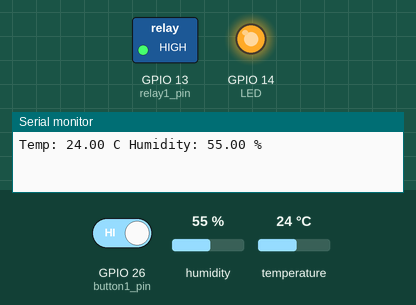
Simulated run of this sketch. Board: ESP32. Parts: switched loads named in the sketch (green lamp = pin HIGH), output pins drawn as LEDs (lit = HIGH), the last lines printed to the serial monitor. Inputs (shaded band) come from the test bench; at power-on: GPIO 26 (button1_pin) HIGH, humidity 55 %, temperature 24 °C. WiFi joins after 1.5 s; servers stay silent unless stated.

Above: at 3.0 s.
3.1 s: GPIO 26 (button1_pin) driven LOW
At 13.1 s:
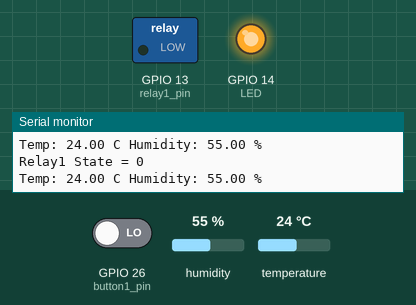
16.1 s: GPIO 26 (button1_pin) driven HIGH
At 17.1 s:
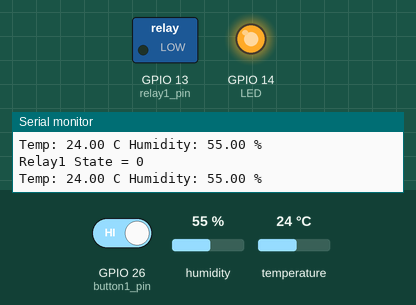
Timing chart, 0 to 19.1 s (numbered marks = the images above; inputs shaded):
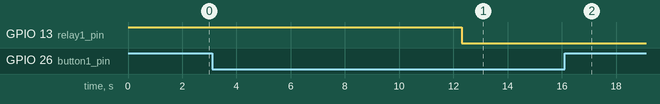

The sketch:

btnhumandtemp.ino
```cpp
#define BLYNK_TEMPLATE_ID "TMPL4********"
#define BLYNK_TEMPLATE_NAME "Light"
#define BLYNK_AUTH_TOKEN "6uI*************"
/* Comment this out to disable prints and save space */
#define BLYNK_PRINT Serial


#include <BlynkSimpleEsp32.h>
#include <DHT.h>
#define button1_pin 26
#define relay1_pin 13
int relay1_state = 0;
#define button1_vpin    V3
#define DHTPIN 4
#define LED 14
#define DHTTYPE DHT11
BlynkTimer timer;

DHT dht (DHTPIN, DHTTYPE);
// Your WiFi credentials.
// Set password to "" for open networks.
char auth[] = BLYNK_AUTH_TOKEN;
char ssid[] = "Your_Name_Wifi";
char pass[] = "Password_WIFI";
BLYNK_CONNECTED() {
  Blynk.syncVirtual(button1_vpin);
}
BLYNK_WRITE(button1_vpin) {
  relay1_state = param.asInt();
  digitalWrite(relay1_pin, relay1_state);
}
void setup()
{

  // Debug console
  Serial.begin(115200);
   pinMode(button1_pin, INPUT_PULLUP);
   pinMode(relay1_pin, OUTPUT);
   digitalWrite(relay1_pin, HIGH);
  pinMode(LED, OUTPUT);
  Blynk.begin(BLYNK_AUTH_TOKEN, ssid, pass);
  // You can also specify server:
  //Blynk.begin(BLYNK_AUTH_TOKEN, ssid, pass, "blynk.cloud", 80);
  //Blynk.begin(BLYNK_AUTH_TOKEN, ssid, pass, IPAddress(192,168,1,100), 8080);
}

void loop()
{


  digitalWrite(LED, 1);
  float temp = dht.readTemperature();
  float humidity = dht.readHumidity();
  Serial.print("Temp: ");
  Serial.print(temp);
  Serial.print(" C ");
  Serial.print("Humidity: ");
  Serial.print(humidity);
  Serial.println(" % ");

  Blynk.virtualWrite(V0, temp);
  Blynk.virtualWrite(V1, humidity);
  delay(5000);
  Blynk.run();
   timer.run();
     listen_push_buttons();


}
void listen_push_buttons(){
    //--------------------------------------------------------------------------
    if(digitalRead(button1_pin) == LOW){
      delay(200);
      control_relay(1);
      Blynk.virtualWrite(button1_vpin, relay1_state); //update button state
    }
}
void control_relay(int relay){
  //------------------------------------------------
  if(relay == 1){
    relay1_state = !relay1_state;
    digitalWrite(relay1_pin, relay1_state);
    Serial.print("Relay1 State = ");
    Serial.println(relay1_state);
    delay(50);
  }
}
```

Measured:
- after the input at 3.1 s, GPIO 13 (relay1_pin): HIGH → LOW after 9.2 s
- after the input at 16.1 s, GPIO 13 (relay1_pin): stays LOW (without the input it goes to HIGH after 1.5 s)
